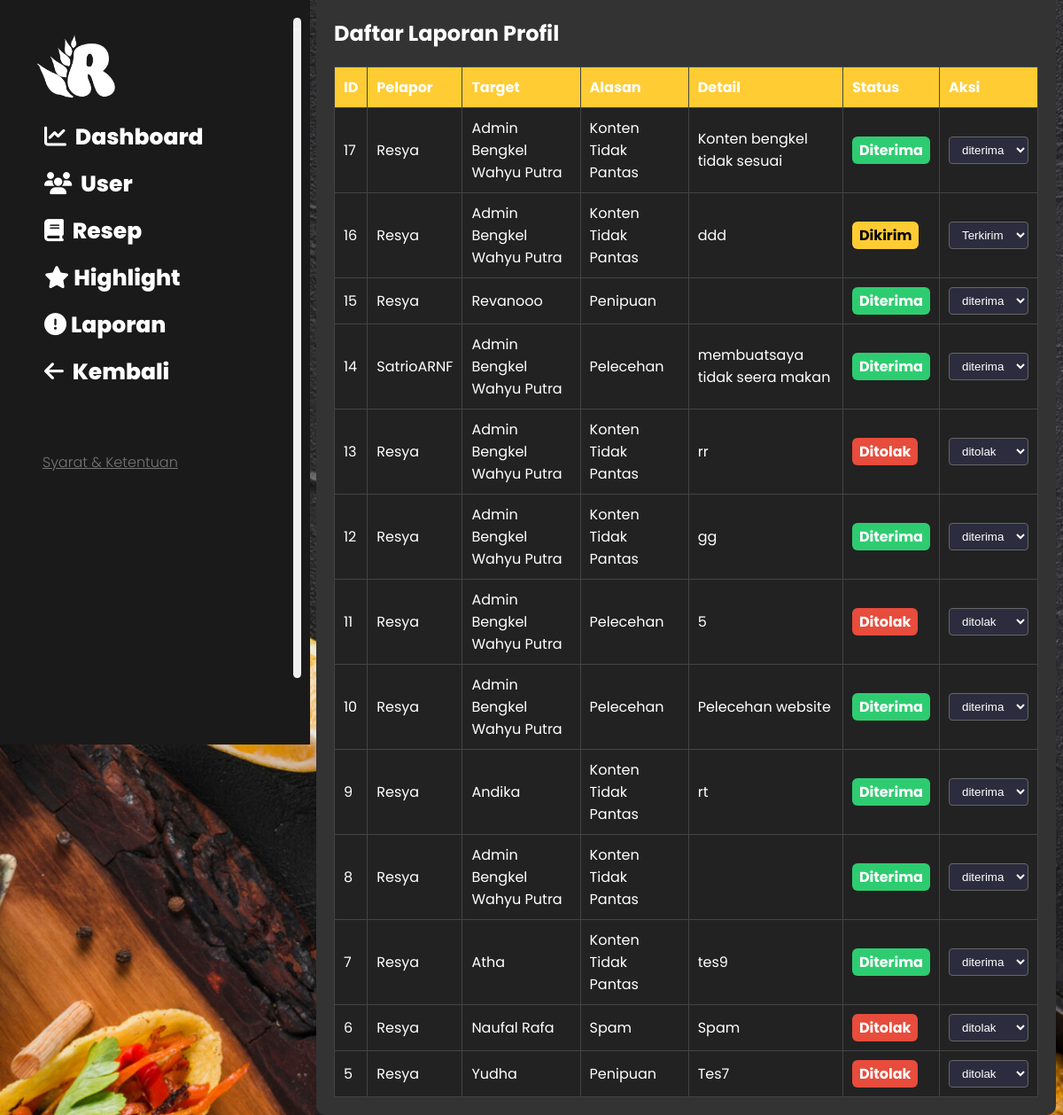
The page /dashboard/admin/laporan.php (signed in) on the database its author committed.
### tables this page shows
CREATE TABLE `laporan_profil` (
  `id` int(11) NOT NULL,
  `id_pelapor` int(11) NOT NULL,
  `id_dilaporkan` int(11) NOT NULL,
  `alasan` enum('Spam','Konten Tidak Pantas','Penipuan','Pelecehan','Lainnya') NOT NULL,
  `alasan_tambahan` text DEFAULT NULL,
  `status` enum('dikirim','ditolak','diterima') DEFAULT 'dikirim',
  `tanggal_lapor` datetime DEFAULT current_timestamp()
);

CREATE TABLE `tabel_user` (
  `id_user` int(11) NOT NULL,
  `username` varchar(50) NOT NULL,
  `email` varchar(100) NOT NULL,
  `password` varchar(255) NOT NULL,
  `tanggal_daftar` timestamp NOT NULL DEFAULT current_timestamp(),
  `kategori` enum('admin','user') NOT NULL DEFAULT 'user',
  `fotoprofil` varchar(255) NOT NULL,
  `bio` varchar(255) NOT NULL
);

### dashboard/admin/laporan.php (the view, shortened to what this page needs)
<?php
include_once "../../include/db.php";
$halaman = 'Laporan.php';
$laporan = mysqli_query($koneksi, "SELECT lp.*, u1.username AS pelapor, u2.username AS dilaporkan
                                FROM laporan_profil lp
                                JOIN tabel_user u1 ON lp.id_pelapor = u1.id_user
                                JOIN tabel_user  u2 ON lp.id_dilaporkan = u2.id_user
                                ORDER BY lp.tanggal_lapor DESC");
?>
<!DOCTYPE html>
<html lang="id">
<head>
    <link rel="stylesheet" href="https://cdnjs.cloudflare.com/ajax/libs/font-awesome/6.4.0/css/all.min.css" />
    <link rel="stylesheet" href="../style.css" />
    <link rel="stylesheet" href="data.css" />
</head>
<body>
    <div class="sidebar" id="sidebar">
        <button class="toggle-sidebar" onclick="toggleSidebar()"><i
                class="fa-solid fa-arrows-left-right-to-line"></i></button>
        <img src="../../Foto/Logoputih.png" alt="Resep Reborn" class="logo" />
        <ul class="navigasi">
            <li><a href="data.php" class="<?= ($halaman == 'data.php') ? 'active' : '' ?>"><i
                        class="fa-solid fa-chart-line" style="margin-right: 5px;"></i> Dashboard</a></li>
            <li><a href="user.php" class="<?= ($halaman == 'user.php') ? 'active' : '' ?>"><i
                        class="fa-solid fa-users" style="margin-right: 5px;"></i> User</a></li>
            <li><a href="resep.php" class="<?= ($halaman == 'resep.php') ? 'active' : '' ?>"><i
                        class="fa-solid fa-book" style="margin-right: 5px;"></i> Resep</a></li>
            <li><a href="highlight_tambah.php" class="<?= ($halaman == 'highlight_tambah.php') ? 'active' : '' ?>"><i
                        class="fa-solid fa-star" style="margin-right: 5px;"></i>Highlight</a></li>
            <li><a href="laporan.php" class="<?= ($halaman == 'laporan.php') ? 'active' : '' ?>"><i class="fa-solid fa-circle-exclamation" style="margin-right: 5px;"></i>Laporan</a></li>
            <li><a href="../Pencarian.php" class="<?= ($halaman == 'Pencarian.php') ? 'active' : '' ?>"><i
                        class="fa-solid fa-arrow-left" style="margin-right: 5px;"></i> Kembali</a></li>
        </ul>
        <a href="sk.html" class="SK">Syarat & Ketentuan</a>
    </div>
    <div class="konten" id="konten">
    <h2>Daftar Laporan Profil</h2>
    <table class="tabel-laporan">
        <thead>
            <tr>
                <th>ID</th>
                <th>Pelapor</th>
                <th>Target</th>
                <th>Alasan</th>
                <th>Detail</th>
                <th>Status</th>
                <th>Aksi</th>
            </tr>
        </thead>
        <tbody>
            <?php while ($row = mysqli_fetch_assoc($laporan)): ?>
                <tr>
                    <td><?= $row['id'] ?></td>
                    <td><?= $row['pelapor'] ?></td>
                    <td><?= $row['dilaporkan'] ?></td>
                    <td><?= $row['alasan'] ?></td>
                    <td><?= $row['alasan_tambahan'] ?></td>
                    <td><span class="badge badge-<?= $row['status'] ?>"><?= $row['status'] ?></span></td>
                    <td>
                        <select class="status-dropdown" data-id="<?= $row['id'] ?>">
                            <option value="dikirim" <?= $row['status'] == 'dikirim' ? 'selected' : '' ?>>Terkirim</option>
                            <option value="ditolak" <?= $row['status'] == 'ditolak' ? 'selected' : '' ?>>ditolak</option>
                            <option value="diterima" <?= $row['status'] == 'diterima' ? 'selected' : '' ?>>diterima</option>
                        </select>
                    </td>
                </tr>
            <?php endwhile; ?>
        </tbody>
    </table>
</div>
</body>
</html>

### dashboard/style.css (style rules this page uses)
body { margin: 0; font-family: 'Poppins', sans-serif; background-image: url(../Foto/backgroundlandpage2.jpg); background-size: cover; background-repeat: repeat; background-position: center; color: #fff; }
body::before { content: ""; background-size: cover; position: a; inset: 0; background: rgba(0, 0, 0, 0.4); backdrop-filter: blur(2px); z-index: 0; }
body * { position: relative; z-index: 1; }
a { text-decoration: none; color: rgb(255, 255, 255); font-weight: 800; }
input, textarea, select { background-color: #444; color: white; }
.sidebar { position: fixed; z-index: 9998; top: 0; width: 310px; height: 100vh; background-color: #292929; padding: 20px; transition: transform 0.3s ease; transform: translateX(0); }
.toggle-sidebar { display: flex; font-size: 7px; align-items: center; position: fixed; top: 20px; left: 331px; color: rgb(245, 245, 245); border: none; padding: 10px 0px 91vh; border: none; border-radius: 5px; cursor: pointer; z-index: 1000; }
.logo { top: 0; width: 120px; height: auto; margin-left: 10px; margin-bottom: -20px; }
.navigasi { list-style: none; font-weight: 600; margin-bottom: 70px; margin-left: -10px; }
.navigasi li { margin: 15px 0; }
.navigasi a { color: #ffffff; text-decoration: none; font-size: 25px; }
.SK { display: block; font-size: 16px !important; font-weight: 300 !important; color: #777 !important; margin-left: 28px; text-decoration: underline !important; }
.konten { margin-top: -20px; margin-left: 370px; margin-right: 20px; right: 13px; padding: 20px; background-color: #333; border-radius: 10px; transition: all 0.3s ease; transform: translateX(0); width: calc(100% - 365px); max-width: 100%; box-sizing: border-box; }

### dashboard/admin/data.css (style rules this page uses)
.konten { padding: 20px; background-color: #333; color: white; }
h2 { color: #ffffff; font-size: 24px; margin-bottom: 20px; }
.sidebar { background-color: #1a1a1a; }

### dashboard/admin/laporan.php (style rules this page uses)
.tabel-laporan { width: 100%; border-collapse: collapse; background-color: #222; color: #fff; margin-top: 20px; }
.tabel-laporan th, .tabel-laporan td { border: 1px solid #444; padding: 10px; text-align: left; }
.tabel-laporan th { background-color: #ffcc33; }
.badge { padding: 4px 8px; border-radius: 6px; font-weight: bold; text-transform: capitalize; }
.badge-dikirim { background-color: #ffcc33; color: #000; }
.badge-ditolak { background-color: #e74c3c; }
.badge-diterima { background-color: #2ecc71; }
.status-dropdown { padding: 6px 10px; border-radius: 4px; background-color: #2c2c3e; color: #fff; border: 1px solid #666; }

### rows shown on the page
laporan_profil: id "17", tabel_user.username "Resya", tabel_user.username "Admin Bengkel Wahyu Putra", alasan "Konten Tidak Pantas", alasan_tambahan "Konten bengkel tidak sesuai", status "Diterima", status+id "diterima"
laporan_profil: id "16", tabel_user.username "Resya", tabel_user.username "Admin Bengkel Wahyu Putra", alasan "Konten Tidak Pantas", alasan_tambahan "ddd", status "Dikirim", status+id "Terkirim"
laporan_profil: id "15", tabel_user.username "Resya", tabel_user.username "Revanooo", alasan "Penipuan", status "Diterima", status+id "diterima"
laporan_profil: id "14", tabel_user.username "SatrioARNF", tabel_user.username "Admin Bengkel Wahyu Putra", alasan "Pelecehan", alasan_tambahan "membuatsaya tidak seera makan", status "Diterima", status+id "diterima"
laporan_profil: id "13", tabel_user.username "Resya", tabel_user.username "Admin Bengkel Wahyu Putra", alasan "Konten Tidak Pantas", alasan_tambahan "rr", status "Ditolak", status+id "ditolak"
laporan_profil: id "12", tabel_user.username "Resya", tabel_user.username "Admin Bengkel Wahyu Putra", alasan "Konten Tidak Pantas", alasan_tambahan "gg", status "Diterima", status+id "diterima"
laporan_profil: id "11", tabel_user.username "Resya", tabel_user.username "Admin Bengkel Wahyu Putra", alasan "Pelecehan", alasan_tambahan "5", status "Ditolak", status+id "ditolak"
laporan_profil: id "10", tabel_user.username "Resya", tabel_user.username "Admin Bengkel Wahyu Putra", alasan "Pelecehan", alasan_tambahan "Pelecehan website", status "Diterima", status+id "diterima"
laporan_profil: id "9", tabel_user.username "Resya", tabel_user.username "Andika", alasan "Konten Tidak Pantas", alasan_tambahan "rt", status "Diterima", status+id "diterima"
laporan_profil: id "8", tabel_user.username "Resya", tabel_user.username "Admin Bengkel Wahyu Putra", alasan "Konten Tidak Pantas", status "Diterima", status+id "diterima"
laporan_profil: id "7", tabel_user.username "Resya", tabel_user.username "Atha", alasan "Konten Tidak Pantas", alasan_tambahan "tes9", status "Diterima", status+id "diterima"
laporan_profil: id "6", tabel_user.username "Resya", tabel_user.username "Naufal Rafa", alasan "Spam", alasan_tambahan "Spam", status "Ditolak", status+id "ditolak"
laporan_profil: id "5", tabel_user.username "Resya", tabel_user.username "Yudha", alasan "Penipuan", alasan_tambahan "Tes7", status "Ditolak", status+id "ditolak"
